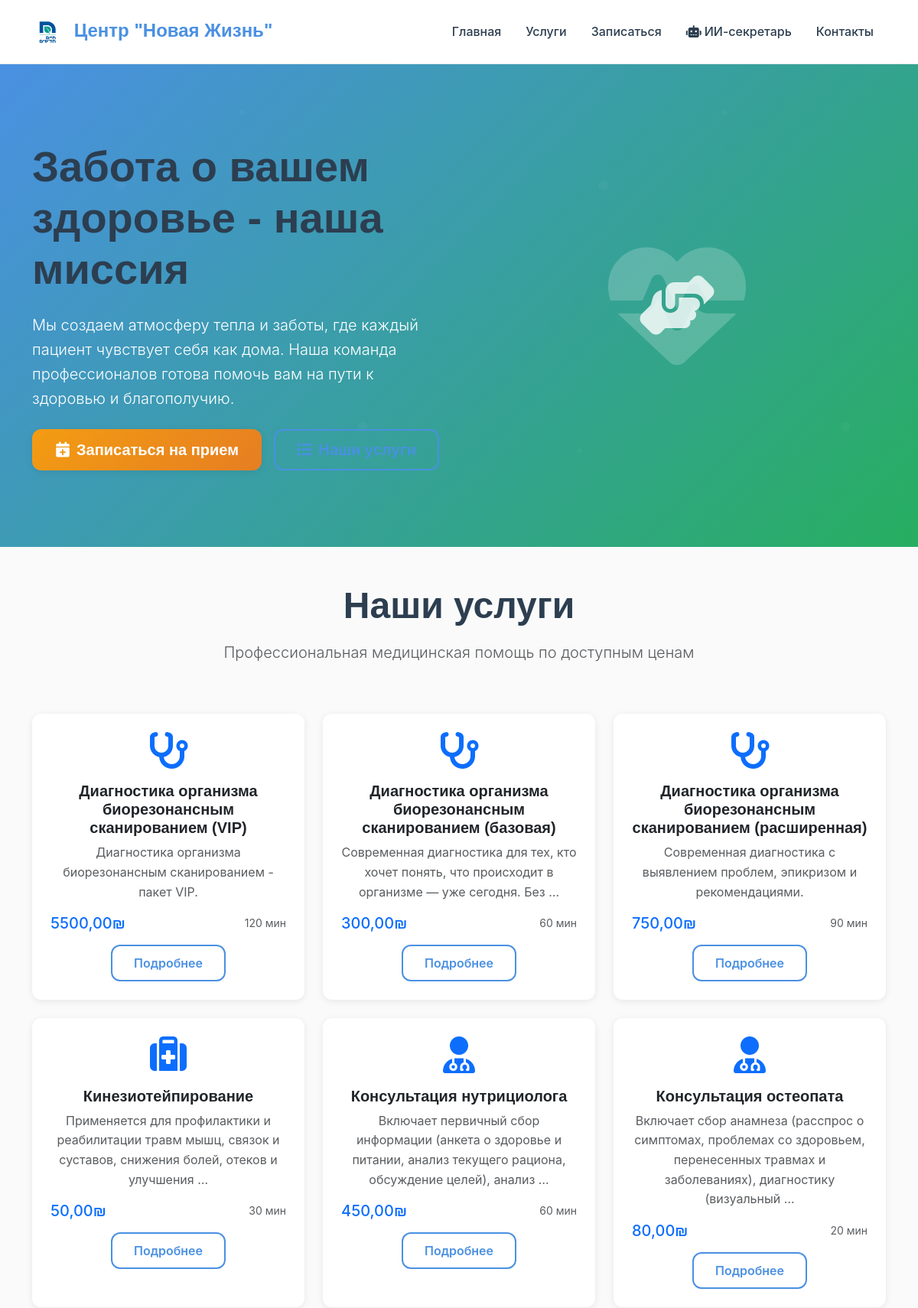
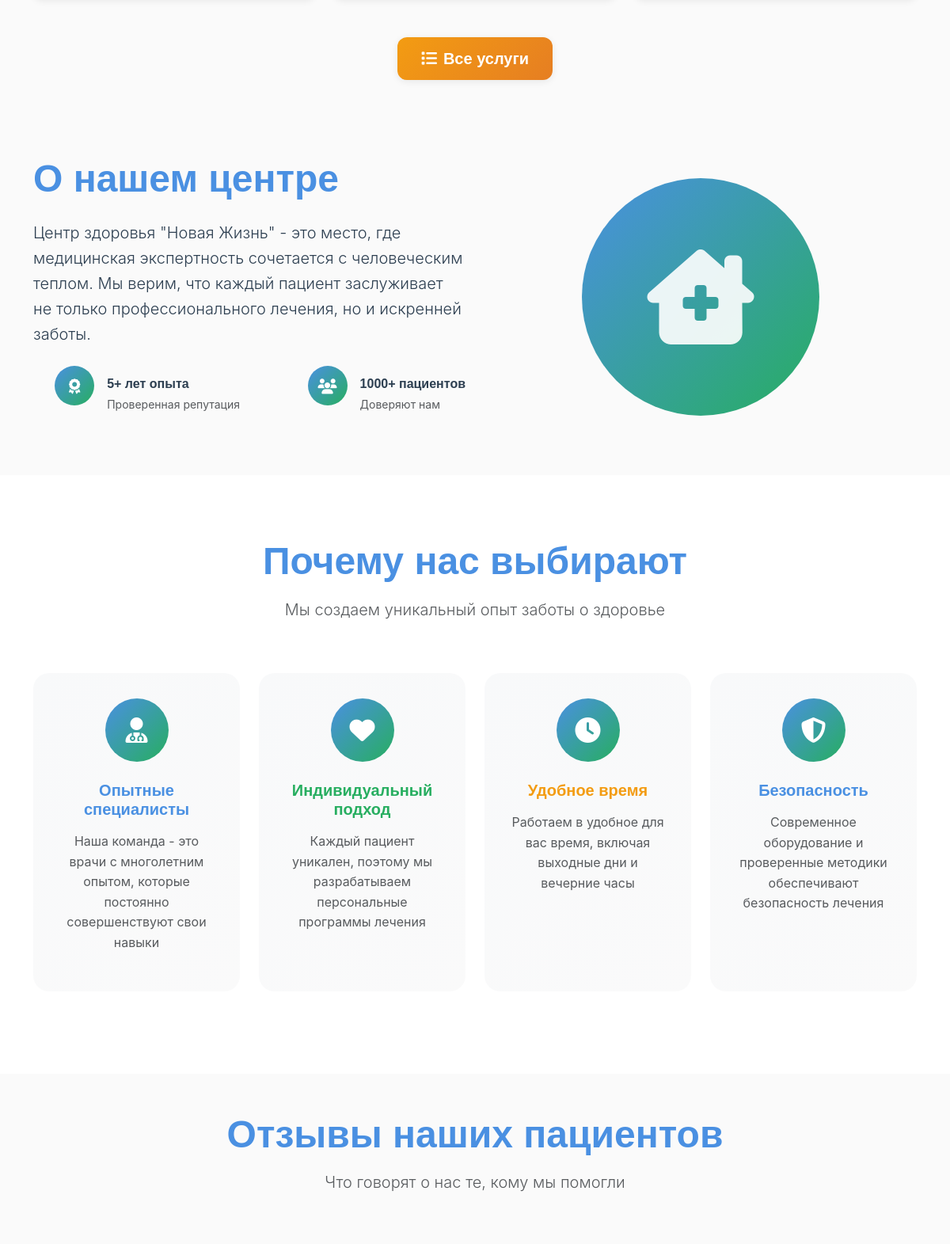
The page / (upper part) on the database its author committed (2 pictures, top to bottom).
### core/models.py (models this page shows, shortened)
class Service(models.Model):
    CATALOG_CHOICES = [
        ('A', 'Каталог А (Израиль)'),
        ('B', 'Каталог B (Заграница)'),
    ]
    name = models.CharField(max_length=200, verbose_name="Название услуги")
    description = models.TextField(verbose_name="Описание")
    price = models.DecimalField(max_digits=10, decimal_places=2, verbose_name="Цена")
    currency = models.CharField(max_length=3, default="₪", verbose_name="Валюта")
    duration = models.IntegerField(help_text="Длительность в минутах", verbose_name="Длительность")
    catalog = models.CharField(max_length=1, choices=CATALOG_CHOICES, default='A', verbose_name="Каталог")
    is_active = models.BooleanField(default=True, verbose_name="Активна")
    created_at = models.DateTimeField(auto_now_add=True, verbose_name="Дата создания")
    class Meta:
        verbose_name = "Услуга"
        verbose_name_plural = "Услуги"
        ordering = ['catalog', 'name']

### core/views.py (the view)
# urls.py: path('', views.home, name='home'),
def home(request):
    popular_services = Service.objects.filter(is_active=True, catalog='A')[:6]
    context = {
        'popular_services': popular_services,
    }
    return render(request, 'core/home.html', context)

### templates/core/home.html (shortened to what this page needs)
{% extends 'base.html' %}
{% block content %}
<section class="hero-section">
    <div class="container">
        <div class="row align-items-center">
            <div class="col-lg-6 fade-in-up">
                <h1 class="display-4 fw-bold mb-4">Забота о вашем здоровье - наша миссия</h1>
                <p class="lead mb-4">
                    Мы создаем атмосферу тепла и заботы, где каждый пациент чувствует себя как дома.
                    Наша команда профессионалов готова помочь вам на пути к здоровью и благополучию.
                </p>
                <div class="d-flex flex-column flex-sm-row gap-3">
                    <a href="{% url 'core:appointment_form' %}" class="btn btn-primary btn-lg">
                        <i class="fas fa-calendar-plus me-2"></i>Записаться на прием
                    </a>
                    <a href="{% url 'core:services' %}" class="btn btn-outline-primary btn-lg">
                        <i class="fas fa-list me-2"></i>Наши услуги
                    </a>
                </div>
            </div>
            <div class="col-lg-6 text-center">
                <div style="position: relative;">
                    <i class="fas fa-heartbeat text-white" style="font-size: 180px; opacity: 0.2;"></i>
                    <div style="position: absolute; top: 50%; left: 50%; transform: translate(-50%, -50%);">
                        <i class="fas fa-hands-helping text-white" style="font-size: 80px; opacity: 0.8;"></i>
                    </div>
                </div>
            </div>
        </div>
    </div>
</section>
<section class="py-5">
    <div class="container">
        <div class="row">
            <div class="col-12 text-center mb-5">
                <h2 class="display-5 fw-bold">Наши услуги</h2>
                <p class="lead text-muted">Профессиональная медицинская помощь по доступным ценам</p>
            </div>
        </div>
        <div class="row">
            {% for service in popular_services %}
            <div class="col-md-4 mb-4">
                <div class="card service-card h-100">
                    <div class="card-body text-center">
                        <div class="mb-3">
                            {% if 'массаж' in service.name.lower %}
                                <i class="fas fa-hands text-primary" style="font-size: 3rem;"></i>
                            {% elif 'консультация' in service.name.lower %}
                                <i class="fas fa-user-md text-primary" style="font-size: 3rem;"></i>
                            {% elif 'диагностика' in service.name.lower %}
                                <i class="fas fa-stethoscope text-primary" style="font-size: 3rem;"></i>
                            {% else %}
                                <i class="fas fa-medkit text-primary" style="font-size: 3rem;"></i>
                            {% endif %}
                        </div>
                        <h5 class="card-title">{{ service.name }}</h5>
                        <p class="card-text text-muted">{{ service.description|truncatewords:15 }}</p>
                        <div class="d-flex justify-content-between align-items-center">
                            <span class="h5 text-primary mb-0">{{ service.price }}{{ service.currency }}</span>
                            <small class="text-muted">{{ service.duration }} мин</small>
                        </div>
                        <a href="{% url 'core:service_detail' service.id %}" class="btn btn-outline-primary mt-3">
                            Подробнее
                        </a>
                    </div>
                </div>
            </div>
            {% endfor %}
        </div>
        <div class="text-center mt-4">
            <a href="{% url 'core:services' %}" class="btn btn-primary btn-lg">
                <i class="fas fa-list me-2"></i>Все услуги
            </a>
        </div>
    </div>
</section>
<section class="py-5 bg-cream">
    <div class="container">
        <div class="row align-items-center">
            <div class="col-lg-6 mb-4 mb-lg-0">
                <h2 class="display-5 fw-bold mb-4 text-primary-blue">О нашем центре</h2>
                <p class="lead mb-4">
                    Центр здоровья "Новая Жизнь" - это место, где медицинская экспертность сочетается с человеческим теплом.
                    Мы верим, что каждый пациент заслуживает не только профессионального лечения, но и искренней заботы.
                </p>
                <div class="row">
                    <div class="col-6 mb-3">
                        <div class="d-flex align-items-center">
                            <div class="advantage-icon me-3" style="width: 50px; height: 50px; font-size: 1.2rem;">
                                <i class="fas fa-award"></i>
                            </div>
                            <div>
                                <h6 class="mb-1">5+ лет опыта</h6>
                                <small class="text-muted">Проверенная репутация</small>
                            </div>
                        </div>
                    </div>
                    <div class="col-6 mb-3">
                        <div class="d-flex align-items-center">
                            <div class="advantage-icon me-3" style="width: 50px; height: 50px; font-size: 1.2rem;">
                                <i class="fas fa-users"></i>
                            </div>
                            <div>
                                <h6 class="mb-1">1000+ пациентов</h6>
                                <small class="text-muted">Доверяют нам</small>
                            </div>
                        </div>
                    </div>
                </div>
            </div>
            <div class="col-lg-6 text-center">
                <div class="position-relative">
                    <div class="bg-gradient-primary rounded-circle d-inline-flex align-items-center justify-content-center"
                         style="width: 300px; height: 300px;">
                        <i class="fas fa-clinic-medical text-white" style="font-size: 120px; opacity: 0.9;"></i>
                    </div>
                </div>
            </div>
        </div>
    </div>
</section>
<section class="advantages-section">
    <div class="container">
        <div class="row">
            <div class="col-12 text-center mb-5">
                <h2 class="display-5 fw-bold text-primary-blue">Почему нас выбирают</h2>
                <p class="lead text-muted">Мы создаем уникальный опыт заботы о здоровье</p>
            </div>
        </div>
        <div class="row">
            <div class="col-md-6 col-lg-3 mb-4">
                <div class="advantage-card">
                    <div class="advantage-icon">
                        <i class="fas fa-user-md"></i>
                    </div>
                    <h5 class="text-primary-blue">Опытные специалисты</h5>
                    <p class="text-muted">Наша команда - это врачи с многолетним опытом, которые постоянно совершенствуют свои навыки</p>
                </div>
            </div>
            <div class="col-md-6 col-lg-3 mb-4">
                <div class="advantage-card">
                    <div class="advantage-icon">
                        <i class="fas fa-heart"></i>
                    </div>
                    <h5 class="text-primary-green">Индивидуальный подход</h5>
                    <p class="text-muted">Каждый пациент уникален, поэтому мы разрабатываем персональные программы лечения</p>
                </div>
            </div>
            <div class="col-md-6 col-lg-3 mb-4">
                <div class="advantage-card">
                    <div class="advantage-icon">
                        <i class="fas fa-clock"></i>
                    </div>
                    <h5 class="text-accent-orange">Удобное время</h5>
                    <p class="text-muted">Работаем в удобное для вас время, включая выходные дни и вечерние часы</p>
                </div>
            </div>
            <div class="col-md-6 col-lg-3 mb-4">
                <div class="advantage-card">
                    <div class="advantage-icon">
                        <i class="fas fa-shield-alt"></i>
                    </div>
                    <h5 class="text-primary-blue">Безопасность</h5>
                    <p class="text-muted">Современное оборудование и проверенные методики обеспечивают безопасность лечения</p>
                </div>
            </div>
        </div>
    </div>
</section>
<section class="py-5 bg-cream">
    <div class="container">
        <div class="row">
            <div class="col-12 text-center mb-5">
                <h2 class="display-5 fw-bold text-primary-blue">Отзывы наших пациентов</h2>
                <p class="lead text-muted">Что говорят о нас те, кому мы помогли</p>
            </div>
        </div>
    </div>
</section>
{% endblock %}

### static/css/custom.css (style rules this page uses)
:root { --primary-blue: #4A90E2; --primary-green: #27AE60; --accent-orange: #F39C12; --background-cream: #FAFAFA; --text-dark: #2C3E50; --text-light: #7F8C8D; --white: #FFFFFF; --light-gray: #ECF0F1; --border-color: #E8E8E8; --gradient-primary: linear-gradient(135deg, var(--primary-blue) 0%, var(--primary-green) 100%); --gradient-warm: linear-gradient(135deg, var(--accent-orange) 0%, #E67E22 100%); --gradient-soft: linear-gradient(135deg, #F8F9FA 0%, var(--background-cream) 100%); --shadow-soft: 0 2px 10px rgba(0, 0, 0, 0.08); --shadow-medium: 0 4px 20px rgba(0, 0, 0, 0.12); --shadow-strong: 0 8px 30px rgba(0, 0, 0, 0.15); --radius-small: 8px; --radius-medium: 12px; --radius-large: 20px; --transition-fast: 0.2s ease; --transition-medium: 0.3s ease; --transition-slow: 0.5s ease; }
body { font-family: 'Inter', -apple-system, BlinkMacSystemFont, 'Segoe UI', sans-serif; background-color: var(--background-cream); color: var(--text-dark); line-height: 1.6; }
h1, h2, h3, h4, h5, h6 { font-family: 'Poppins', sans-serif; font-weight: 600; color: var(--text-dark); margin-bottom: 1rem; }
.hero-section { background: var(--gradient-primary); color: var(--white); padding: 100px 0; position: relative; overflow: hidden; }
.hero-section::before { content: ''; position: absolute; top: 0; left: 0; right: 0; bottom: 0; opacity: 0.3; }
.hero-section .container { position: relative; z-index: 2; }
.btn-primary { background: var(--gradient-warm); border: none; padding: 12px 30px; border-radius: var(--radius-medium); font-weight: 600; font-family: 'Poppins', sans-serif; box-shadow: var(--shadow-soft); transition: var(--transition-medium); }
.btn-outline-primary { border: 2px solid var(--primary-blue); color: var(--primary-blue); background: transparent; padding: 10px 28px; border-radius: var(--radius-medium); font-weight: 600; transition: var(--transition-medium); }
.service-card { background: var(--white); border: none; border-radius: var(--radius-large); box-shadow: var(--shadow-soft); transition: var(--transition-medium); overflow: hidden; height: 100%; }
.service-card .card-body { padding: 1.5rem; }
.advantages-section { background: var(--white); padding: 80px 0; }
.advantage-card { text-align: center; padding: 2rem; border-radius: var(--radius-large); background: var(--gradient-soft); height: 100%; transition: var(--transition-medium); }
.advantage-icon { width: 80px; height: 80px; background: var(--gradient-primary); border-radius: 50%; display: flex; align-items: center; justify-content: center; margin: 0 auto 1.5rem; color: var(--white); font-size: 2rem; }
.card { border: none; border-radius: var(--radius-medium); box-shadow: var(--shadow-soft); background: var(--white); }
.fade-in-up { animation: fadeInUp 0.6s ease-out; }
.text-primary-blue { color: var(--primary-blue) !important; }
.text-primary-green { color: var(--primary-green) !important; }
.text-accent-orange { color: var(--accent-orange) !important; }
.bg-cream { background-color: var(--background-cream) !important; }
.bg-gradient-primary { background: var(--gradient-primary) !important; }

### rows shown on the page
Service: name "Диагностика организма биорезонансным сканированием (VIP)", description "Диагностика организма биорезонансным сканированием - пакет VIP.", price "5500,00", currency "₪", duration "120"
Service: name "Диагностика организма биорезонансным сканированием (базовая)", description "Современная диагностика для тех, кто хочет понять, что происходит в организме — уже сегодня. Без …", price "300,00", currency "₪", duration "60"
Service: name "Диагностика организма биорезонансным сканированием (расширенная)", description "Современная диагностика с выявлением проблем, эпикризом и рекомендациями.", price "750,00", currency "₪", duration "90"
Service: name "Кинезиотейпирование", description "Применяется для профилактики и реабилитации травм мышц, связок и суставов, снижения болей, отеков и улучшения …", price "50,00", currency "₪", duration "30"
Service: name "Консультация нутрициолога", description "Включает первичный сбор информации (анкета о здоровье и питании, анализ текущего рациона, обсуждение целей), анализ …", price "450,00", currency "₪", duration "60"
Service: name "Консультация остеопата", description "Включает сбор анамнеза (расспрос о симптомах, проблемах со здоровьем, перенесенных травмах и заболеваниях), диагностику (визуальный …", price "80,00", currency "₪", duration "20"
